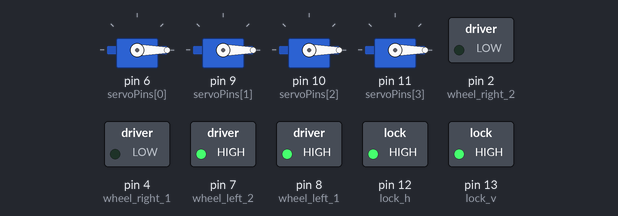
Bench run of a sketch on a simulated Arduino Uno, built with avr-gcc and run on an emulated ATmega328P. Shown: 4 × servo, switched loads named in the sketch (green lamp = pin HIGH).

Above: at 0.1 s.
Timing chart, 0 to 1.6 s (numbered marks = the images above):
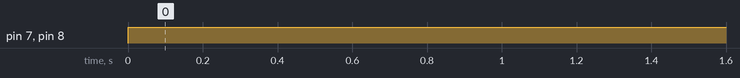

The sketch:

RolyPolyCode_v0.ino
```cpp
#include <Servo.h>
 #include <Wire.h>
 #include <LSM6.h>

 // Servos
 //const int servo1 = 11;                    // PWM
 //const int servo2 = 10;                    // PWM
 //const int servo3 = 9;                     // PWM
 //const int servo4 = 6;                     // PWM
 Servo servos[4];
 const int servoPins[4] = {6, 9, 10, 11};
 const int servoOpenAngles[4] = {0, 0, 0, 0};
 const int servoCloseAngles[4] = {0, 0, 0, 0};

 // Locks
 const int lock_v = 13;        // digital
 const int lock_h = 12;        // digital

 // Motors
 const int wheel_left_1 = 8;   // digital
 const int wheel_left_2 = 7;   // digital
 const int wheel_left_speed = 5;           // PWM
 const int wheel_right_1 = 4;  // digital
 const int wheel_right_2 = 2;  // digital
 const int wheel_right_speed = 3;          // PWM
 // These are PWM pins for the encoders,
 // but we don't have enough PWM pins yet!!!
 const int encoder_left_1 = -1;
 const int encoder_left_2 = -1;
 const int encoder_right_1 = -1;
 const int encoder_right_2 = -1;

 // IMU's
 LSM6 imu_shell;
 LSM6 imu_wheels;
 // imu addresses

 // Bluetooth stuff

 // Limit switch??????

 bool isShellOpen = true;
 float joystickInput;
 bool xButtonPressed = false;
 bool isSlipping;

 void setup() {
   // put your setup code here, to run once:
   Serial.begin(9600);

   // set up servos
   for (int i = 0; i < 4; i++){
     servos[i].attach(servoPins[i]);
   }

   // set up locks
   pinMode(lock_v, OUTPUT);
   pinMode(lock_h, OUTPUT);

   Wire.begin();
   // figure out how to initialize IMU's based on addresses
   // enable IMU's

   // turn motors off
   pinMode(wheel_left_1, OUTPUT);
   pinMode(wheel_left_2, OUTPUT);
   pinMode(wheel_right_1, OUTPUT);
   pinMode(wheel_right_2, OUTPUT);
   digitalWrite(wheel_left_1, LOW);
   digitalWrite(wheel_left_2, LOW);
   digitalWrite(wheel_right_1, LOW);
   digitalWrite(wheel_right_2, LOW);


   // handle shell being open
   if(isShellOpen){
     // activate locks
     digitalWrite(lock_v, HIGH);
     digitalWrite(lock_h, HIGH);
     // set servo positions
     for(int i = 0; i < 4; i++){
       servos[i].write(servoOpenAngles[i]);
     }
   }
 }

 void shellOpenClose(){
   if(isShellOpen){
     // need alignment code
     digitalWrite(lock_v, LOW);
     digitalWrite(lock_h, LOW);
     for(int i = 0; i < 4; i++){
       servos[i].write(servoCloseAngles[i]);
     }
   }
   else{
     for(int i = 0; i < 4; i++){
       servos[i].write(servoOpenAngles[i]);
     }
     digitalWrite(lock_v, HIGH);
     digitalWrite(lock_h, HIGH);
   }
 }

 void runMotor(bool dir, bool motor, int spd){
   if(spd==0){
     //brake wheels
     digitalWrite(wheel_left_1, HIGH);
     digitalWrite(wheel_left_2, HIGH);
   }
   else{
     analogWrite(wheel_left_speed, spd);
     digitalWrite(wheel_left_1, HIGH);
     digitalWrite(wheel_left_2, LOW);
   }
 }

 void getControllerInfo() {
   // placeholder: let's say the controller inputs a number from -1 to 1
   joystickInput = 0.0;
   xButtonPressed=false;
   if(joystickInput<0.0){
     runMotor(true, true, joystickInput*100);
   }
   else{
     runMotor(false, true, joystickInput*100);
   }
   if(xButtonPressed){
     // stop itself, wait for a second, then open/close
     runMotor(true, true, 0);
     delay(1000);  // this will need to change for threading!!!
     shellOpenClose();
   }
 }

 void collectIMUData(){
   // collect IMU data and write to SD card
 }

 void checkModeChange(){
   // check if wheels are moving
   if(isSlipping){
     shellOpenClose();
   }
 }

 void loop() {
   // put your main code here, to run repeatedly:
   getControllerInfo();
   collectIMUData();
   checkModeChange();
 }
```

Measured:
- by itself, pin 7 (wheel_left_2), pin 8 (wheel_left_1): LOW → HIGH at 0.00 s
